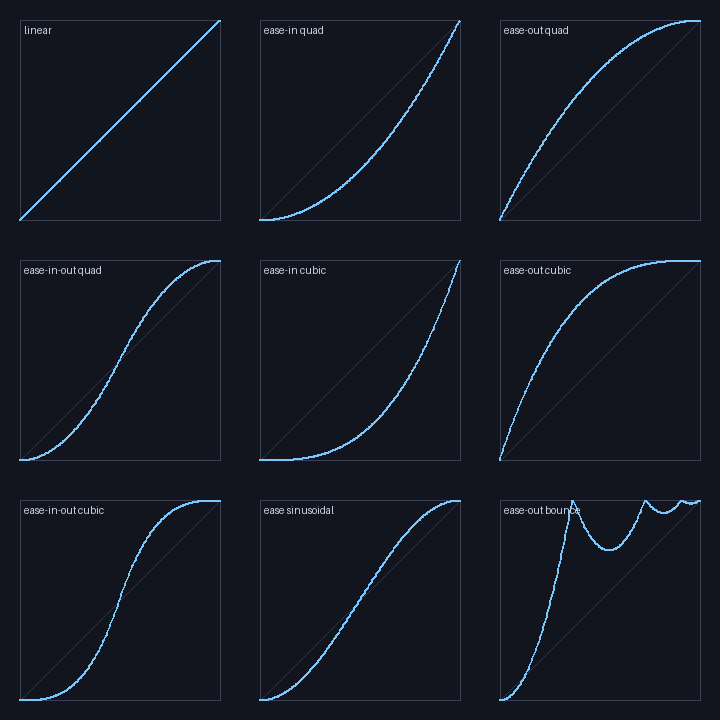

Generate this figure with Python:
"""
easing_curves.py — render a 3x3 grid plot of the nine most-used easing
functions: linear, ease-in/out quadratic, ease-in/out cubic, ease-in/out
quartic, sine, and a bounce. Each curve maps t in [0, 1] to an eased
position in [0, 1]. Drives every animated parameter in this module.

Pixels2GenAI Project
"""

import numpy as np
from PIL import Image, ImageDraw


SIZE = 720
ROWS, COLS = 3, 3
TILE = SIZE // ROWS
PADDING = 20


def linear(t):           return t
def ease_in_quad(t):     return t * t
def ease_out_quad(t):    return 1 - (1 - t) ** 2
def ease_in_out_quad(t): return np.where(t < 0.5, 2 * t * t, 1 - (-2 * t + 2) ** 2 / 2)
def ease_in_cubic(t):    return t ** 3
def ease_out_cubic(t):   return 1 - (1 - t) ** 3
def ease_in_out_cubic(t):
    return np.where(t < 0.5, 4 * t ** 3, 1 - (-2 * t + 2) ** 3 / 2)
def ease_sine(t):        return -(np.cos(np.pi * t) - 1) / 2


def bounce(t):
    """Robert Penner's ease-out bounce."""
    n1 = 7.5625
    d1 = 2.75
    out = np.empty_like(t)
    mask1 = t < 1 / d1
    mask2 = np.logical_and(~mask1, t < 2 / d1)
    mask3 = np.logical_and(~(mask1 | mask2), t < 2.5 / d1)
    mask4 = ~(mask1 | mask2 | mask3)
    out[mask1] = n1 * t[mask1] ** 2
    t2 = t[mask2] - 1.5 / d1
    out[mask2] = n1 * t2 * t2 + 0.75
    t3 = t[mask3] - 2.25 / d1
    out[mask3] = n1 * t3 * t3 + 0.9375
    t4 = t[mask4] - 2.625 / d1
    out[mask4] = n1 * t4 * t4 + 0.984375
    return out


CURVES = [
    ('linear', linear),
    ('ease-in quad', ease_in_quad),
    ('ease-out quad', ease_out_quad),
    ('ease-in-out quad', ease_in_out_quad),
    ('ease-in cubic', ease_in_cubic),
    ('ease-out cubic', ease_out_cubic),
    ('ease-in-out cubic', ease_in_out_cubic),
    ('ease sinusoidal', ease_sine),
    ('ease-out bounce', bounce),
]


canvas = Image.new('RGB', (SIZE, SIZE), (18, 20, 30))
draw = ImageDraw.Draw(canvas)

t = np.linspace(0, 1, 256)
plot_size = TILE - 2 * PADDING

for idx, (name, fn) in enumerate(CURVES):
    r, c = idx // COLS, idx % COLS
    ox = c * TILE + PADDING
    oy = r * TILE + PADDING

    # Plot frame
    draw.rectangle([ox, oy, ox + plot_size, oy + plot_size], outline=(60, 65, 85))

    # Diagonal reference (linear)
    draw.line(
        [(ox, oy + plot_size), (ox + plot_size, oy)],
        fill=(50, 55, 70), width=1,
    )

    # Plot the eased curve
    values = fn(t.copy())
    pts = []
    for ti, vi in zip(t, values):
        px = int(ox + ti * plot_size)
        py = int(oy + (1 - vi) * plot_size)
        pts.append((px, py))
    draw.line(pts, fill=(120, 200, 255), width=2)

    # Label
    draw.text((ox + 4, oy + 4), name, fill=(200, 210, 230))

canvas.save('easing_curves.png')
print(f"Saved easing_curves.png — {len(CURVES)} easing functions in a {ROWS}x{COLS} grid")
